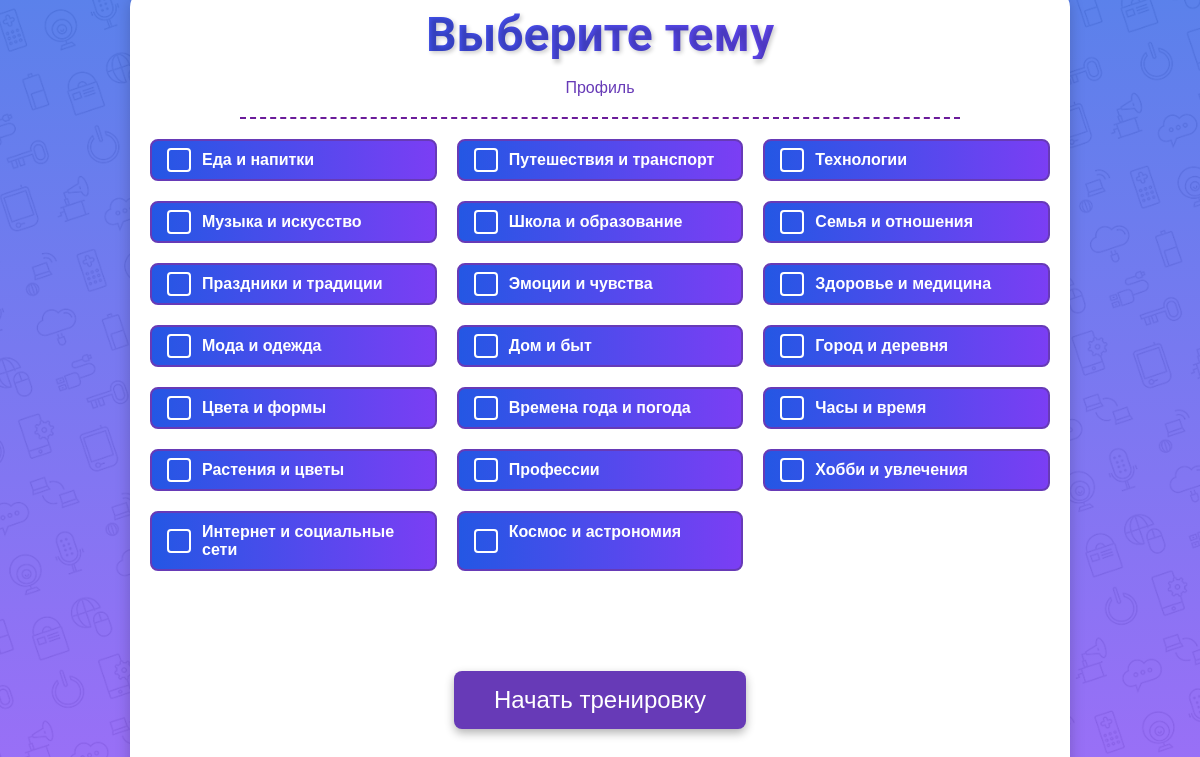
Page /topics/ on the committed database.
### flashcards/models.py (models this page shows, shortened)
class Topic(models.Model):
    name = models.CharField(max_length=100, unique=True)

### flashcards/views.py (the view)
# urls.py: path('topics/', views.topics, name='topics'),
def topics(request):
    topics = Topic.objects.all()  # Получаем все темы из базы
    return render(request, 'flashcards/topics.html', {'topics': topics})

### flashcards/templates/flashcards/topics.html (shortened to what this page needs)
{% load static %}
<!DOCTYPE html>
<html lang="en">
<head>
    <link rel="stylesheet" href="{% static 'flashcards/css/style.css' %}">
</head>
<body class="topics-page">
    <div class="main-container">
        <h1 class="main-title">Выберите тему</h1>
        <a href="{% url 'profile' %}" class="profile-link">Профиль</a>
        <div class="divider"></div>
        <div class="topics-grid">
            {% for topic in topics %}
            <label class="topic-item">
                <span class="checkbox"></span>
                {{ topic.name }}
            </label>
            {% endfor %}
        </div>
        <button id="start-training" class="start-button">Начать тренировку</button>
    </div>
</body>
</html>

### flashcards/static/flashcards/css/style.css (style rules this page uses)
body { margin: 0; font-family: 'Arial', sans-serif; display: flex; justify-content: center; align-items: center; height: 100vh; background: linear-gradient(to bottom, rgba(36, 87, 228, 0.75), rgba(123, 62, 244, 0.75)), url('../images/background.png'); background-size: cover; background-position: center; color: #fff; }
.main-container { position: relative; text-align: center; background: white; border-radius: 16px; padding: 480px 480px; box-shadow: 0 4px 15px rgba(0, 0, 0, 0.2); max-width: 700px; width: 90%; z-index: 2; }
.main-title { position: relative; font-size: 4rem; font-family: 'Roboto', sans-serif; font-weight: 800; color: #6A1B9A; text-shadow: 2px 2px 4px rgba(0, 0, 0, 0.2); line-height: 1; margin: 0; z-index: 3; margin-top: -350px; }
.divider { width: 90%; margin: 20px auto; border-top: 2px dashed #000000; }
.start-button { position: relative; padding: 15px 40px; font-size: 1.5rem; background-color: #673AB7; color: white; border: none; border-radius: 8px; cursor: pointer; transition: background-color 0.3s ease, transform 0.2s ease; margin-top: 30px; box-shadow: 0 4px 10px rgba(0, 0, 0, 0.3); z-index: 3; }
button, .nav-button, .btn-submit, .back-button { padding: 10px 20px; font-size: 1rem; color: #fff; background-color: #007bff; border: none; border-radius: 8px; cursor: pointer; transition: background-color 0.3s ease, transform 0.2s ease; box-shadow: 0 4px 10px rgba(0, 0, 0, 0.3); }
.topics-page .main-container { text-align: center; background: white; border-radius: 16px; padding: 80px 20px; box-shadow: 0 4px 15px rgba(0, 0, 0, 0.2); max-width: 900px; width: 90%; }
.topics-page .main-title { font-family: 'Roboto', sans-serif; font-weight: bold; margin-top: -60px; font-size: 3rem; font-weight: bold; text-align: center; margin-bottom: 20px; background: linear-gradient(to right, #2457E4, #7B3EF4); -webkit-background-clip: text; -webkit-text-fill-color: transparent; text-shadow: 2px 2px 4px rgba(0, 0, 0, 0.2); }
.profile-link { display: block; margin-bottom: 20px; font-size: 1rem; color: #673AB7; text-decoration: none; transition: color 0.3s ease; }
.divider { width: 80%; margin: 20px auto; border-top: 2px dashed #6A1B9A; }
.topics-grid { display: grid; grid-template-columns: repeat(3, 1fr); gap: 20px; justify-content: center; margin: 20px 20; }
.topic-item { position: relative; display: inline-block; padding: 10px 15px 10px 50px; border: 2px solid #673AB7; border-radius: 8px; background: linear-gradient(to right, #2457E4, #7B3EF4); color: white; font-weight: bold; text-align: left; cursor: pointer; transition: all 0.3s ease; }
.topic-item .checkbox { position: absolute; top: 50%; left: 15px; transform: translateY(-50%); width: 20px; height: 20px; border: 2px solid #fff; border-radius: 4px; background: transparent; transition: background 0.3s ease, border-color 0.3s ease; }
.topic-item .checkbox::after { content: ''; display: block; position: absolute; top: 4px; left: 7px; width: 6px; height: 12px; border: solid #673AB7; border-width: 0 2px 2px 0; transform: rotate(45deg); opacity: 0; transition: opacity 0.3s ease; }
.start-button { margin-top: 100px; padding: 15px 40px; font-size: 1.5rem; background-color: #673AB7; color: white; border: none; border-radius: 8px; cursor: pointer; transition: background-color 0.3s ease, transform 0.2s ease; box-shadow: 0 4px 10px rgba(0, 0, 0, 0.3); }

### rows in the picture
Topic: name "Еда и напитки"
Topic: name "Путешествия и транспорт"
Topic: name "Технологии"
Topic: name "Музыка и искусство"
Topic: name "Школа и образование"
Topic: name "Семья и отношения"
Topic: name "Праздники и традиции"
Topic: name "Эмоции и чувства"
Topic: name "Здоровье и медицина"
Topic: name "Мода и одежда"
Topic: name "Дом и быт"
Topic: name "Город и деревня"
Topic: name "Цвета и формы"
Topic: name "Времена года и погода"
Topic: name "Часы и время"
Topic: name "Растения и цветы"
Topic: name "Профессии"
Topic: name "Хобби и увлечения"
Topic: name "Интернет и социальные сети"
Topic: name "Космос и астрономия"
